Frame 1 (no input): blank canvas, image omitted
Frame 60 (the mouse pressed at the canvas centre just before this capture): blank canvas, image omitted
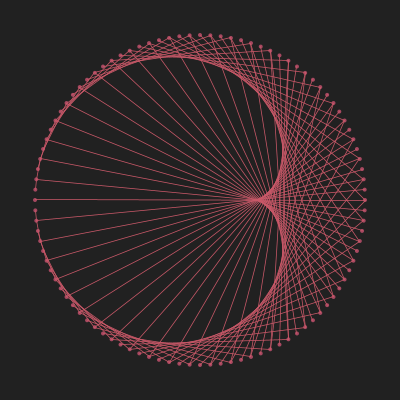
Frame 120 (the mouse held since frame 60 and released just before this capture)

The Processing sketch whose frames 1 and 60 were blank and that drew this single picture after the mouse press (run headless with seeded random() and noise(); from frame 60 on, the mouse is pressed at the canvas centre):

// Processing sketch: build
// ── build.pde
// Times Tables Cardioid Visualization (animated based on mouse position)

int factor = 2;
float r; 

// a PVector function for any given index
PVector getVector(int index, int total) {
  float angle = map(index % total, 0, total, 0, TWO_PI);
  PVector v = PVector.fromAngle(angle + PI);
  v.mult(r);
  return v;
}

void settings(){
  size(400, 400);
  smooth(3);
}

void setup() {
  r = width/2-35;
}

void draw() {
  background(33);
  int total = int(map(mouseX, 0, width, 0, 200)); 
  translate(width/2, height/2);
  /* stroke(241, 90, 34); */
  /* noFill(); */
  /* circle(0, 0, r*2); */

  
  for (int i = 0; i < total; i++) {
    PVector v = getVector(i, total);
    noStroke();
    fill(167, 72, 96);
    circle(v.x, v.y, 4);
  }

  for (int i = 0; i < total; i++) {
    PVector a = getVector(i, total);
    PVector b = getVector(i * factor, total);
    stroke(202, 88, 104);
    strokeWeight(0.75);
    line(a.x, a.y, b.x, b.y);
  }

}
